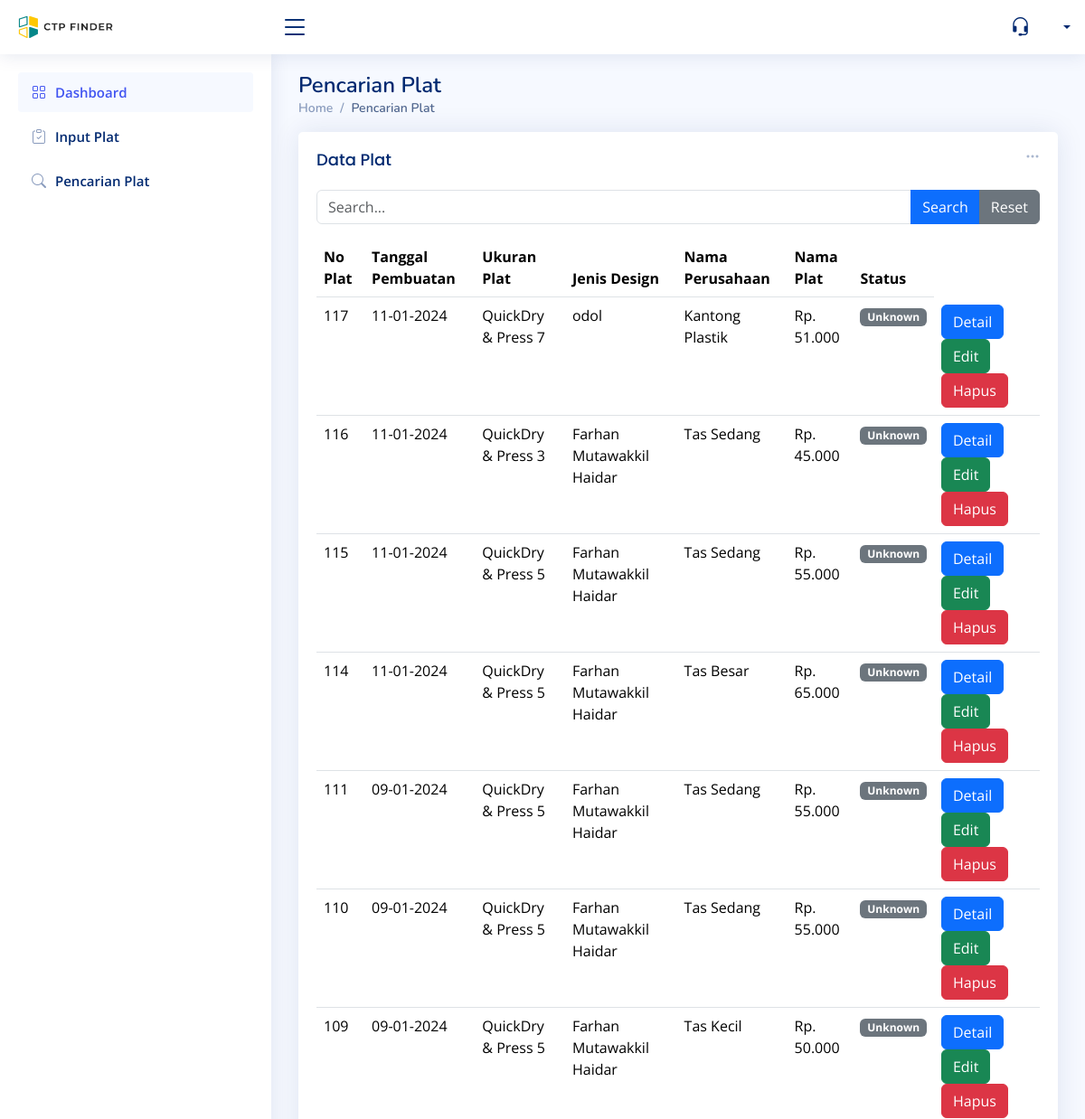
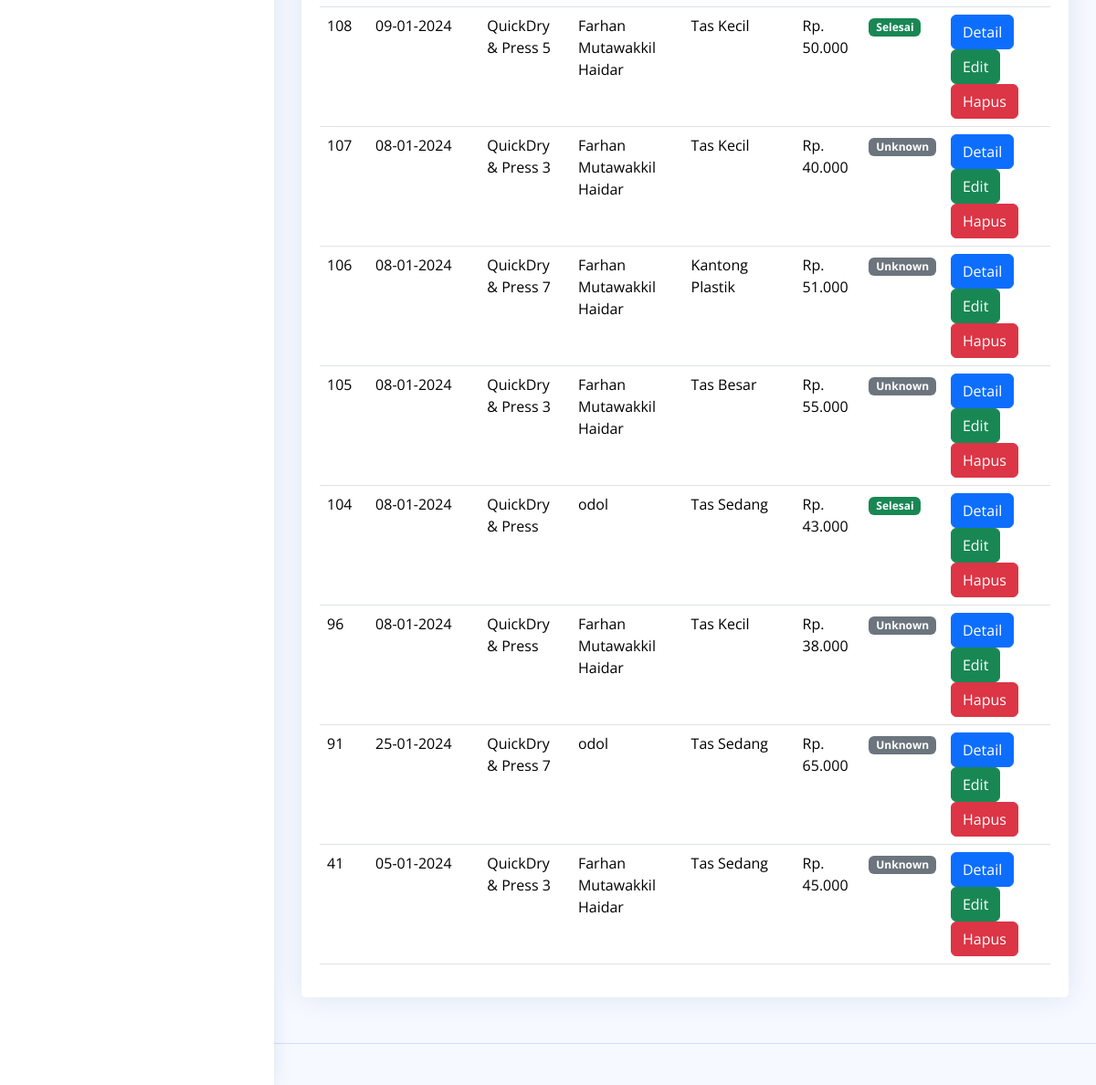
/dashboard-admin/pages/content/dashboard/Dashboard-admin.php, run on the app's committed database (2 pictures, top to bottom).
### tables this page shows
CREATE TABLE `tbl_reservasi_do` (
  `id_pesanan` int(11) NOT NULL,
  `id_user` int(11) NOT NULL,
  `tanggal_pesanan` datetime NOT NULL DEFAULT current_timestamp(),
  `id_jl` int(11) NOT NULL,
  `id_ad` int(11) DEFAULT NULL,
  `catatan_khusus` varchar(255) NOT NULL,
  `status_pesanan` enum('Menunggu','Diterima','Proses','Selesai') NOT NULL
);

CREATE TABLE `tbl_harga_jl` (
  `id_jl` int(11) NOT NULL,
  `nama_jl` varchar(25) NOT NULL,
  `harga_jl` int(9) NOT NULL
);

CREATE TABLE `tbl_users` (
  `id_user` int(11) NOT NULL,
  `name` varchar(50) NOT NULL,
  `email` varchar(255) NOT NULL,
  `no_whatsapp` varchar(15) DEFAULT NULL,
  `role` enum('admin','user') NOT NULL DEFAULT 'user',
  `password` varchar(255) NOT NULL,
  `created_at` timestamp NOT NULL DEFAULT current_timestamp(),
  `update_at` timestamp NULL DEFAULT NULL,
  `alamat` varchar(150) DEFAULT NULL
);

CREATE TABLE `tbl_harga_ad` (
  `id_ad` int(11) NOT NULL,
  `nama_ad` varchar(25) NOT NULL,
  `harga_ad` int(9) NOT NULL
);

### dashboard-admin/pages/content/dashboard/Dashboard-admin.php (the view, shortened to what this page needs)
<?php
  $ds = DIRECTORY_SEPARATOR;
  $base_dir = realpath(dirname(__FILE__) . $ds . ".." . $ds . ".." . $ds . ".." ). $ds;
  require_once("{$base_dir}pages{$ds}core{$ds}header.php");
  include '../../../../config/db.php';
?>
<main id="main" class="main">
  <div class="pagetitle">
    <h1>Pencarian Plat</h1>
    <nav>
      <ol class="breadcrumb">
        <li class="breadcrumb-item"><a href="Dashboard.php">Home</a></li>
        <li class="breadcrumb-item active">Pencarian Plat</li>
      </ol>
    </nav>
  </div>
  <section class="section dashboard">
    <div class="row">
        <div class="col-lg-12">
          <div class="card">
            <div class="filter">
              <a class="icon" href="#" data-bs-toggle="dropdown"><i class="bi bi-three-dots"></i></a>
            </div>
            <div class="card-body">
              <h5 class="card-title">Data Plat <span></span></h5>
              <div class="search-bar mb-3">
                    <form method="GET" action="">
                    <div class="input-group">
                        <input class="form-control" type="text" name="search" placeholder="Search...">
                        <button class="btn btn-primary" type="submit">Search</button>
                        <button class="btn btn-secondary" type="button" onclick="resetForm()">Reset</button>
                    </div>
                    </form>
                </div>
              <table class="table datatable">
                <thead>
                  <tr>
                    <th scope="col">No Plat</th>
                    <th scope="col">Tanggal Pembuatan</th>
                    <th scope="col">Ukuran Plat</th>
                    <th scope="col">Jenis Design</th>
                    <th scope="col">Nama Perusahaan</th>
                    <th scope="col">Nama Plat</th>
                    <th scope="col">Status</th>
                  </tr>
                </thead>
                <tbody>
                  <tr>
                  <?php
                  if (isset($_GET['search'])) {
                      $search = mysqli_real_escape_string($db_connect, $_GET['search']);
                      $query = mysqli_query($db_connect, "SELECT tbl_reservasi_do.*, tbl_harga_jl.*, tbl_harga_ad.*, tbl_users.*
                                                        FROM tbl_reservasi_do
                                                        JOIN tbl_harga_jl ON tbl_reservasi_do.id_jl = tbl_harga_jl.id_jl
                                                        JOIN tbl_harga_ad ON tbl_reservasi_do.id_ad = tbl_harga_ad.id_ad
                                                        LEFT JOIN tbl_users ON tbl_reservasi_do.id_user = tbl_users.id_user
                                                        WHERE tbl_reservasi_do.id_pesanan LIKE '%$search%'
                                                           OR tbl_reservasi_do.tanggal_pesanan LIKE '%$search%'
                                                           OR tbl_users.name LIKE '%$search%'
                                                           OR tbl_harga_jl.nama_jl LIKE '%$search%'
                                                           OR tbl_harga_ad.nama_ad LIKE '%$search%'
                                                           OR tbl_reservasi_do.status_pesanan LIKE '%$search%'
                                                        ORDER BY tbl_reservasi_do.id_pesanan DESC
                                                      ");
                  } else {
                      $query = mysqli_query($db_connect, "SELECT tbl_reservasi_do.*, tbl_harga_jl.*, tbl_harga_ad.*, tbl_users.*
                                                        FROM tbl_reservasi_do
                                                        JOIN tbl_harga_jl ON tbl_reservasi_do.id_jl = tbl_harga_jl.id_jl
                                                        JOIN tbl_harga_ad ON tbl_reservasi_do.id_ad = tbl_harga_ad.id_ad
                                                        LEFT JOIN tbl_users ON tbl_reservasi_do.id_user = tbl_users.id_user
                                                        ORDER BY tbl_reservasi_do.id_pesanan DESC
                                                      ");
                  }
                  while ($row = mysqli_fetch_assoc($query)) {
                    $tanggal_pesanan = date('d-m-Y', strtotime($row['tanggal_pesanan']));
                    $total_harga = $row['harga_jl'] + $row['harga_ad'];
                    echo '<tr>
        <td>' . $row['id_pesanan'] . '</td>
        <td>' . $tanggal_pesanan . '</td>
        <td>' . $row['nama_jl'] . '</td>
        <td>' . $row['name'] . '</td>
        <td>' . $row['nama_ad'] . '</td>
        <td>' . 'Rp. ' . number_format($total_harga, 0, ',', '.') . '</td>';
$status = $row['status_pesanan'];
switch ($status) {
    case 'Selesai':
        echo '<td><span class="badge bg-success">' . $status . '</span></td>';
        break;
    default:
        echo '<td><span class="badge bg-secondary">Unknown</span></td>';
        break;
}
echo '<td class="button-cell">
        <button type="button" class="btn btn-primary">Detail</button>
        <button type="button" class="btn btn-success">Edit</button>
        <button type="button" class="btn btn-danger" id="hapusButton">Hapus</button>
      </td>';
echo '</tr>';
                  }
                  ?>
                  </tr>
                </tbody>
              </table>
            </div>
          </div>
        </div>
  </section>
</main>
<link href="https://cdn.jsdelivr.net/npm/sweetalert2@11/dist/sweetalert2.min.css" rel="stylesheet">
<?php
  require_once("{$base_dir}pages{$ds}core{$ds}footer.php");
?>

### dashboard-admin/pages/core/header.php (shortened to what this page needs)
<!DOCTYPE html>
<html lang="en">
  <head>
    <link
      href="../../../assets/vendor/bootstrap/css/bootstrap.min.css"
      rel="stylesheet"
    />
    <link
      href="../../../assets/vendor/bootstrap-icons/bootstrap-icons.css"
      rel="stylesheet"
    />
    <link href="../../../assets/vendor/boxicons/css/boxicons.min.css" rel="stylesheet" />
    <link href="../../../assets/vendor/quill/quill.snow.css" rel="stylesheet" />
    <link href="../../../assets/vendor/quill/quill.bubble.css" rel="stylesheet" />
    <link href="../../../assets/vendor/remixicon/remixicon.css" rel="stylesheet" />
    <link href="../../../assets/vendor/simple-datatables/style.css" rel="stylesheet" />
    <link href="../../../assets/css/style.css" rel="stylesheet" />
  </head>
  <body>
    <header id="header" class="header fixed-top d-flex align-items-center">
      <div class="d-flex align-items-center justify-content-between">
        <a href="../dashboard/dashboard.php" class="logo d-flex align-items-center">
          <img src="../../../assets/img/ctpfinder.png" alt="" />
        </a>
        <i class="bi bi-list toggle-sidebar-btn"></i>
      </div>
      <nav class="header-nav ms-auto">
        <ul class="d-flex align-items-center">
        <li class="nav-item">
            <a class="nav-link nav-icon" href="#" id="whatsappIcon">
                <i class="bi bi-headset"></i>
            </a>
        </li>
          <li class="nav-item dropdown pe-3">
            <a
              class="nav-link nav-profile d-flex align-items-center pe-0"
              href="#"
              data-bs-toggle="dropdown"
            >
              <span class="d-none d-md-block dropdown-toggle ps-2"
                > <?php echo $_SESSION['name'];?></span
              > </a
            >
          </li>
        </ul>
      </nav>
    </header>
    <?php include 'sidebar.php';?>

### dashboard-admin/pages/core/sidebar.php
<aside id="sidebar" class="sidebar">
  <ul class="sidebar-nav" id="sidebar-nav">
    <li class="nav-item">
        <a class="nav-link" href="../dashboard/Dashboard.php">
          <i class="bi bi-grid"></i>
          <span>Dashboard</span>
        </a>
    </li>
    <li class="nav-item">
      <a class="nav-link collapsed" href="../pesanan/pesanan.php">
        <i class="bi bi-clipboard-check"></i>
        <span>Input Plat</span>
      </a>
    </li>
    <li class="nav-item">
      <a class="nav-link collapsed" href="../mesin/mesin.php">
        <i class="bi bi-search"></i>
        <span>Pencarian Plat</span>
      </a>
    </li>
  </ul>
</aside>

### dashboard-admin/pages/core/footer.php (shortened to what this page needs)
    <footer id="footer" class="footer">
      <div class="credits">
      </div>
    </footer>
  </body>
</html>

### dashboard-admin/assets/css/style.css (style rules this page uses)
:root { scroll-behavior: smooth; }
body { font-family: "Open Sans", sans-serif; background: #f6f9ff; color: #444444; }
a { color: #4154f1; text-decoration: none; }
h1, h2, h3, h4, h5, h6 { font-family: "Nunito", sans-serif; }
#main { margin-top: 60px; padding: 20px 30px; transition: all 0.3s; }
.pagetitle { margin-bottom: 10px; }
.pagetitle h1 { font-size: 24px; margin-bottom: 0; font-weight: 600; color: #012970; }
.card { margin-bottom: 30px; border: none; border-radius: 5px; box-shadow: 0px 0 30px rgba(1, 41, 112, 0.1); }
.card-title { padding: 20px 0 15px 0; font-size: 18px; font-weight: 500; color: #012970; font-family: "Poppins", sans-serif; }
.card-body { padding: 0 20px 20px 20px; }
.breadcrumb { font-size: 14px; font-family: "Nunito", sans-serif; color: #899bbd; font-weight: 600; }
.breadcrumb a { color: #899bbd; transition: 0.3s; }
.breadcrumb .breadcrumb-item::before { color: #899bbd; }
.breadcrumb .active { color: #51678f; font-weight: 600; }
.logo { line-height: 1; }
@media (min-width: 1200px) { .logo { width: 280px; } }
.logo img { max-height: 26px; margin-right: 6px; }
.header { transition: all 0.5s; z-index: 997; height: 60px; box-shadow: 0px 2px 20px rgba(1, 41, 112, 0.1); background-color: #fff; padding-left: 20px; }
.header .toggle-sidebar-btn { font-size: 32px; padding-left: 10px; cursor: pointer; color: #012970; }
.header-nav ul { list-style: none; }
.header-nav > ul { margin: 0; padding: 0; }
.header-nav .nav-icon { font-size: 22px; color: #012970; margin-right: 25px; position: relative; }
.header-nav .nav-profile { color: #012970; }
.header-nav .nav-profile span { font-size: 14px; font-weight: 600; }
.sidebar { position: fixed; top: 60px; left: 0; bottom: 0; width: 300px; z-index: 996; transition: all 0.3s; padding: 20px; overflow-y: auto; scrollbar-width: thin; scrollbar-color: #aab7cf transparent; box-shadow: 0px 0px 20px rgba(1, 41, 112, 0.1); background-color: #fff; }
@media (min-width: 1200px) { #main, #footer { margin-left: 300px; } }
.sidebar-nav { padding: 0; margin: 0; list-style: none; }
.sidebar-nav li { padding: 0; margin: 0; list-style: none; }
.sidebar-nav .nav-item { margin-bottom: 5px; }
.sidebar-nav .nav-link { display: flex; align-items: center; font-size: 15px; font-weight: 600; color: #4154f1; transition: 0.3; background: #f6f9ff; padding: 10px 15px; border-radius: 4px; }
.sidebar-nav .nav-link i { font-size: 16px; margin-right: 10px; color: #4154f1; }
.sidebar-nav .nav-link.collapsed { color: #012970; background: #fff; }
.sidebar-nav .nav-link.collapsed i { color: #899bbd; }
.dashboard .filter { position: absolute; right: 0px; top: 15px; }
.dashboard .filter .icon { color: #aab7cf; padding-right: 20px; padding-bottom: 5px; transition: 0.3s; font-size: 16px; }
.footer { padding: 20px 0; font-size: 14px; transition: all 0.3s; border-top: 1px solid #cddfff; }
.footer .credits { padding-top: 5px; text-align: center; font-size: 13px; color: #012970; }

### data on the page
tbl_reservasi_do: id_pesanan "117", tanggal_pesanan "11-01-2024", id_jl.nama_jl "QuickDry & Press 7", id_user.name "odol", id_ad.nama_ad "Kantong Plastik", id_jl.harga_ad "51.000", status_pesanan "Unknown"
tbl_reservasi_do: id_pesanan "116", tanggal_pesanan "11-01-2024", id_jl.nama_jl "QuickDry & Press 3", id_user.name "Farhan Mutawakkil Haidar", id_ad.nama_ad "Tas Sedang", id_jl.harga_ad "45.000", status_pesanan "Unknown"
tbl_reservasi_do: id_pesanan "115", tanggal_pesanan "11-01-2024", id_jl.nama_jl "QuickDry & Press 5", id_user.name "Farhan Mutawakkil Haidar", id_ad.nama_ad "Tas Sedang", id_jl.harga_ad "55.000", status_pesanan "Unknown"
tbl_reservasi_do: id_pesanan "114", tanggal_pesanan "11-01-2024", id_jl.nama_jl "QuickDry & Press 5", id_user.name "Farhan Mutawakkil Haidar", id_ad.nama_ad "Tas Besar", id_jl.harga_ad "65.000", status_pesanan "Unknown"
tbl_reservasi_do: id_pesanan "111", tanggal_pesanan "09-01-2024", id_jl.nama_jl "QuickDry & Press 5", id_user.name "Farhan Mutawakkil Haidar", id_ad.nama_ad "Tas Sedang", id_jl.harga_ad "55.000", status_pesanan "Unknown"
tbl_reservasi_do: id_pesanan "110", tanggal_pesanan "09-01-2024", id_jl.nama_jl "QuickDry & Press 5", id_user.name "Farhan Mutawakkil Haidar", id_ad.nama_ad "Tas Sedang", id_jl.harga_ad "55.000", status_pesanan "Unknown"
tbl_reservasi_do: id_pesanan "109", tanggal_pesanan "09-01-2024", id_jl.nama_jl "QuickDry & Press 5", id_user.name "Farhan Mutawakkil Haidar", id_ad.nama_ad "Tas Kecil", id_jl.harga_ad "50.000", status_pesanan "Unknown"
tbl_reservasi_do: id_pesanan "108", tanggal_pesanan "09-01-2024", id_jl.nama_jl "QuickDry & Press 5", id_user.name "Farhan Mutawakkil Haidar", id_ad.nama_ad "Tas Kecil", id_jl.harga_ad "50.000", status_pesanan "Selesai"
tbl_reservasi_do: id_pesanan "107", tanggal_pesanan "08-01-2024", id_jl.nama_jl "QuickDry & Press 3", id_user.name "Farhan Mutawakkil Haidar", id_ad.nama_ad "Tas Kecil", id_jl.harga_ad "40.000", status_pesanan "Unknown"
tbl_reservasi_do: id_pesanan "106", tanggal_pesanan "08-01-2024", id_jl.nama_jl "QuickDry & Press 7", id_user.name "Farhan Mutawakkil Haidar", id_ad.nama_ad "Kantong Plastik", id_jl.harga_ad "51.000", status_pesanan "Unknown"
tbl_reservasi_do: id_pesanan "105", tanggal_pesanan "08-01-2024", id_jl.nama_jl "QuickDry & Press 3", id_user.name "Farhan Mutawakkil Haidar", id_ad.nama_ad "Tas Besar", id_jl.harga_ad "55.000", status_pesanan "Unknown"
tbl_reservasi_do: id_pesanan "104", tanggal_pesanan "08-01-2024", id_jl.nama_jl "QuickDry & Press", id_user.name "odol", id_ad.nama_ad "Tas Sedang", id_jl.harga_ad "43.000", status_pesanan "Selesai"
tbl_reservasi_do: id_pesanan "96", tanggal_pesanan "08-01-2024", id_jl.nama_jl "QuickDry & Press", id_user.name "Farhan Mutawakkil Haidar", id_ad.nama_ad "Tas Kecil", id_jl.harga_ad "38.000", status_pesanan "Unknown"
tbl_reservasi_do: id_pesanan "91", tanggal_pesanan "25-01-2024", id_jl.nama_jl "QuickDry & Press 7", id_user.name "odol", id_ad.nama_ad "Tas Sedang", id_jl.harga_ad "65.000", status_pesanan "Unknown"
tbl_reservasi_do: id_pesanan "41", tanggal_pesanan "05-01-2024", id_jl.nama_jl "QuickDry & Press 3", id_user.name "Farhan Mutawakkil Haidar", id_ad.nama_ad "Tas Sedang", id_jl.harga_ad "45.000", status_pesanan "Unknown"
